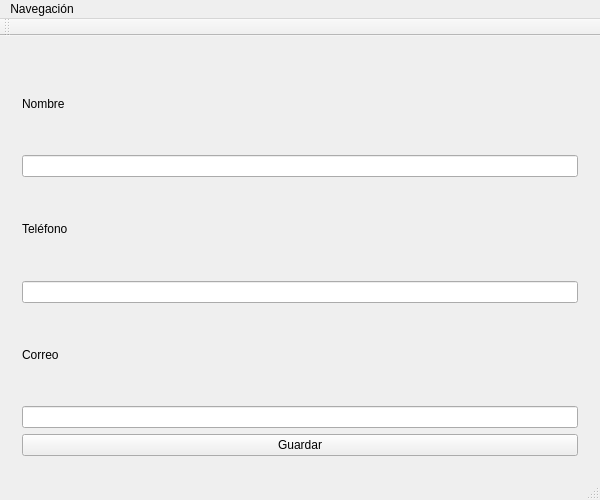
<?xml version="1.0" encoding="UTF-8"?>
<ui version="4.0">
 <class>QtWidgetsApplication1Class</class>
 <widget class="QMainWindow" name="QtWidgetsApplication1Class">
  <property name="geometry">
   <rect>
    <x>0</x>
    <y>0</y>
    <width>600</width>
    <height>500</height>
   </rect>
  </property>
  <property name="windowTitle">
   <string>Lab 7 — Contactos</string>
  </property>
  <widget class="QWidget" name="centralWidget">
   <layout class="QVBoxLayout" name="verticalLayout">
    <item>
     <widget class="QStackedWidget" name="paginas">
      <property name="currentIndex">
       <number>0</number>
      </property>
      <widget class="QWidget" name="pagRegistrar">
       <layout class="QVBoxLayout" name="layRegistrar">
        <item>
         <widget class="QLabel" name="lblNombre">
          <property name="text">
           <string>Nombre</string>
          </property>
         </widget>
        </item>
        <item>
         <widget class="QLineEdit" name="txtNombre"/>
        </item>
        <item>
         <widget class="QLabel" name="lblTelefono">
          <property name="text">
           <string>Teléfono</string>
          </property>
         </widget>
        </item>
        <item>
         <widget class="QLineEdit" name="txtTelefono"/>
        </item>
        <item>
         <widget class="QLabel" name="lblCorreo">
          <property name="text">
           <string>Correo</string>
          </property>
         </widget>
        </item>
        <item>
         <widget class="QLineEdit" name="txtCorreo"/>
        </item>
        <item>
         <widget class="QPushButton" name="btnGuardar">
          <property name="text">
           <string>Guardar</string>
          </property>
         </widget>
        </item>
       </layout>
      </widget>
      <widget class="QWidget" name="pagTabla">
       <layout class="QVBoxLayout" name="layTabla">
        <item>
         <widget class="QLabel" name="lblModo">
          <property name="text">
           <string>Historial de contactos</string>
          </property>
         </widget>
        </item>
        <item>
         <widget class="QTableWidget" name="tblContactos">
          <property name="editTriggers">
           <set>QAbstractItemView::NoEditTriggers</set>
          </property>
          <property name="selectionMode">
           <enum>QAbstractItemView::SingleSelection</enum>
          </property>
          <property name="selectionBehavior">
           <enum>QAbstractItemView::SelectRows</enum>
          </property>
          <property name="sortingEnabled">
           <bool>false</bool>
          </property>
          <column>
           <property name="text">
            <string>Nombre</string>
           </property>
          </column>
          <column>
           <property name="text">
            <string>Teléfono</string>
           </property>
          </column>
          <column>
           <property name="text">
            <string>Correo</string>
           </property>
          </column>
         </widget>
        </item>
        <item>
         <widget class="QGroupBox" name="grpEditar">
          <property name="title">
           <string>Editar contacto seleccionado</string>
          </property>
          <layout class="QVBoxLayout" name="layEditar">
           <item>
            <widget class="QLabel" name="lblEditNombre">
             <property name="text">
              <string>Nombre</string>
             </property>
            </widget>
           </item>
           <item>
            <widget class="QLineEdit" name="txtEditNombre"/>
           </item>
           <item>
            <widget class="QLabel" name="lblEditTelefono">
             <property name="text">
              <string>Teléfono</string>
             </property>
            </widget>
           </item>
           <item>
            <widget class="QLineEdit" name="txtEditTelefono"/>
           </item>
           <item>
            <widget class="QLabel" name="lblEditCorreo">
             <property name="text">
              <string>Correo</string>
             </property>
            </widget>
           </item>
           <item>
            <widget class="QLineEdit" name="txtEditCorreo"/>
           </item>
           <item>
            <widget class="QPushButton" name="btnActualizar">
             <property name="text">
              <string>Actualizar</string>
             </property>
            </widget>
           </item>
          </layout>
         </widget>
        </item>
        <item>
         <widget class="QPushButton" name="btnEliminar">
          <property name="text">
           <string>Eliminar contacto seleccionado</string>
          </property>
         </widget>
        </item>
       </layout>
      </widget>
     </widget>
    </item>
   </layout>
  </widget>
  <widget class="QMenuBar" name="menuBar">
   <property name="geometry">
    <rect>
     <x>0</x>
     <y>0</y>
     <width>600</width>
     <height>21</height>
    </rect>
   </property>
   <widget class="QMenu" name="menuNavegacion">
    <property name="title">
     <string>Navegación</string>
    </property>
    <addaction name="actionRegistrar"/>
    <addaction name="actionHistorial"/>
    <addaction name="actionEditar"/>
    <addaction name="actionEliminar"/>
   </widget>
   <addaction name="menuNavegacion"/>
  </widget>
  <widget class="QToolBar" name="mainToolBar">
   <attribute name="toolBarArea">
    <enum>TopToolBarArea</enum>
   </attribute>
   <attribute name="toolBarBreak">
    <bool>false</bool>
   </attribute>
  </widget>
  <widget class="QStatusBar" name="statusBar"/>
  <action name="actionRegistrar">
   <property name="text">
    <string>Registrar</string>
   </property>
  </action>
  <action name="actionHistorial">
   <property name="text">
    <string>Historial</string>
   </property>
  </action>
  <action name="actionEditar">
   <property name="text">
    <string>Editar</string>
   </property>
  </action>
  <action name="actionEliminar">
   <property name="text">
    <string>Eliminar</string>
   </property>
  </action>
 </widget>
 <layoutdefault spacing="6" margin="11"/>
 <resources>
  <include location="QtWidgetsApplication1.qrc"/>
 </resources>
 <connections/>
</ui>
